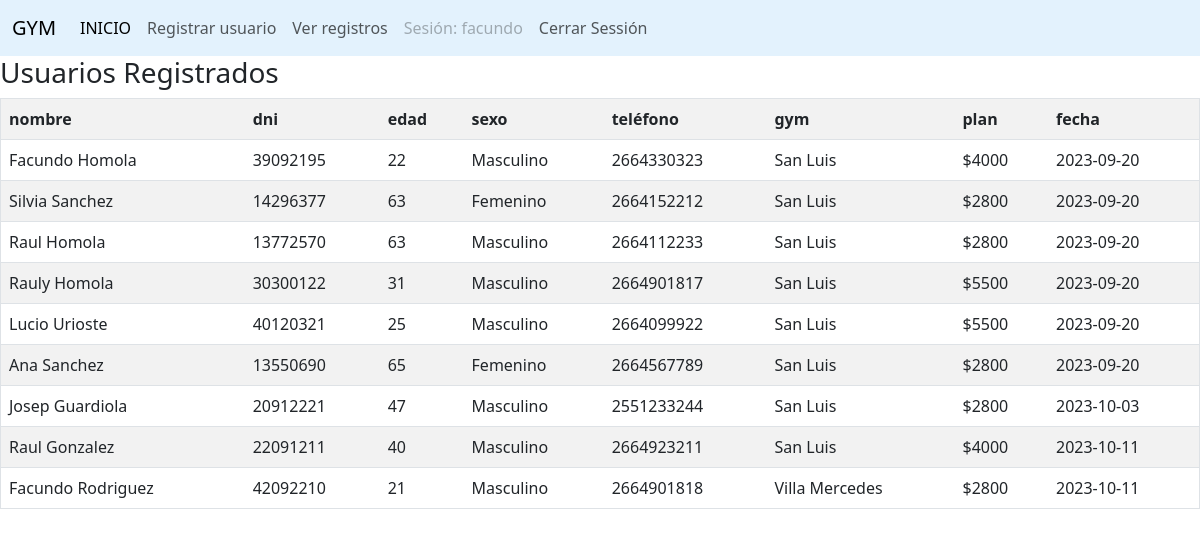
/gimnasio/bd/usuarios.php (signed in), run on the app's committed database.
### tables this page shows
CREATE TABLE `clientes` (
  `id` int(11) NOT NULL,
  `nombre` varchar(30) NOT NULL,
  `dni` int(11) NOT NULL,
  `edad` int(11) NOT NULL,
  `sexo` varchar(10) NOT NULL,
  `telefono` varchar(20) NOT NULL,
  `gym` varchar(20) NOT NULL,
  `plan` int(11) NOT NULL,
  `fecha` date NOT NULL
);

### gimnasio/bd/usuarios.php (the view, shortened to what this page needs)
<!DOCTYPE html>
<html lang="en">
<head>
    <link href="./../css/bootstrap.min.css" type="text/css" rel="stylesheet">
</head>
<body>
<?php
    require('./../includes/header.php');
?>
<?php
include 'cn.php';
?>
<h3>Usuarios Registrados</h3>
<table border="1" class="table table-striped">
<tr>
    <td><b>nombre</b></td>
    <td><b>dni</b></td>
    <td><b>edad</b></td>
    <td><b>sexo</b></td>
    <td><b>teléfono</b></td>
    <td><b>gym</b></td>
    <td><b>plan</b></td>
    <td><b>fecha</b></td>
</tr>
<?php
$sql="SELECT * from clientes";
$result=mysqli_query($conexion,$sql);
while($mostrar=mysqli_fetch_array($result)){
?>
<tr>
    <td><?php echo $mostrar['nombre'] ?></td>
    <td><?php echo $mostrar['dni'] ?></td>
    <td><?php echo $mostrar['edad'] ?></td>
    <td><?php echo $mostrar['sexo'] ?></td>
    <td><?php echo $mostrar['telefono'] ?></td>
    <td><?php echo $mostrar['gym'] ?></td>
    <td>$<?php echo $mostrar['plan'] ?></td>
    <td><?php echo $mostrar['fecha'] ?></td>
</tr>
<?php
}
?>
</table>
</body>
</html>

### data on the page
clientes: nombre "Facundo Homola", dni "39092195", edad "22", sexo "Masculino", telefono "2664330323", gym "San Luis", plan "4000", fecha "2023-09-20"
clientes: nombre "Silvia Sanchez", dni "14296377", edad "63", sexo "Femenino", telefono "2664152212", gym "San Luis", plan "2800", fecha "2023-09-20"
clientes: nombre "Raul Homola", dni "13772570", edad "63", sexo "Masculino", telefono "2664112233", gym "San Luis", plan "2800", fecha "2023-09-20"
clientes: nombre "Rauly Homola", dni "30300122", edad "31", sexo "Masculino", telefono "2664901817", gym "San Luis", plan "5500", fecha "2023-09-20"
clientes: nombre "Lucio Urioste", dni "40120321", edad "25", sexo "Masculino", telefono "2664099922", gym "San Luis", plan "5500", fecha "2023-09-20"
clientes: nombre "Ana Sanchez", dni "13550690", edad "65", sexo "Femenino", telefono "2664567789", gym "San Luis", plan "2800", fecha "2023-09-20"
clientes: nombre "Josep Guardiola", dni "20912221", edad "47", sexo "Masculino", telefono "2551233244", gym "San Luis", plan "2800", fecha "2023-10-03"
clientes: nombre "Raul Gonzalez", dni "22091211", edad "40", sexo "Masculino", telefono "2664923211", gym "San Luis", plan "4000", fecha "2023-10-11"
clientes: nombre "Facundo Rodriguez", dni "42092210", edad "21", sexo "Masculino", telefono "2664901818", gym "Villa Mercedes", plan "2800", fecha "2023-10-11"

### other printed values
$user "facundo"
